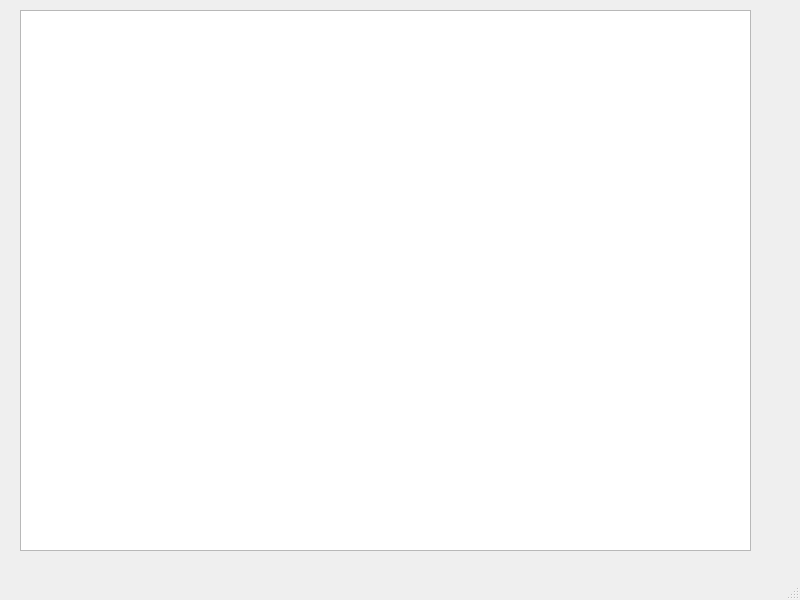
<?xml version="1.0" encoding="UTF-8"?>
<ui version="4.0">
 <class>MainWindow</class>
 <widget class="QMainWindow" name="MainWindow">
  <property name="geometry">
   <rect>
    <x>0</x>
    <y>0</y>
    <width>800</width>
    <height>600</height>
   </rect>
  </property>
  <property name="windowTitle">
   <string>MainWindow</string>
  </property>
  <widget class="QWidget" name="centralwidget">
   <widget class="QTableWidget" name="tableWidget">
    <property name="geometry">
     <rect>
      <x>20</x>
      <y>10</y>
      <width>731</width>
      <height>541</height>
     </rect>
    </property>
   </widget>
  </widget>
  <widget class="QMenuBar" name="menubar">
   <property name="geometry">
    <rect>
     <x>0</x>
     <y>0</y>
     <width>800</width>
     <height>21</height>
    </rect>
   </property>
  </widget>
  <widget class="QStatusBar" name="statusbar"/>
 </widget>
 <resources/>
 <connections/>
</ui>
